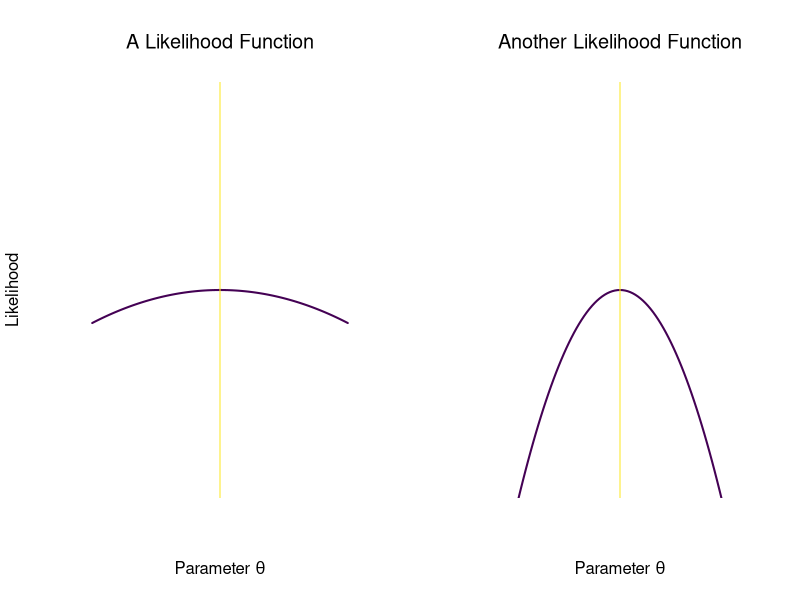
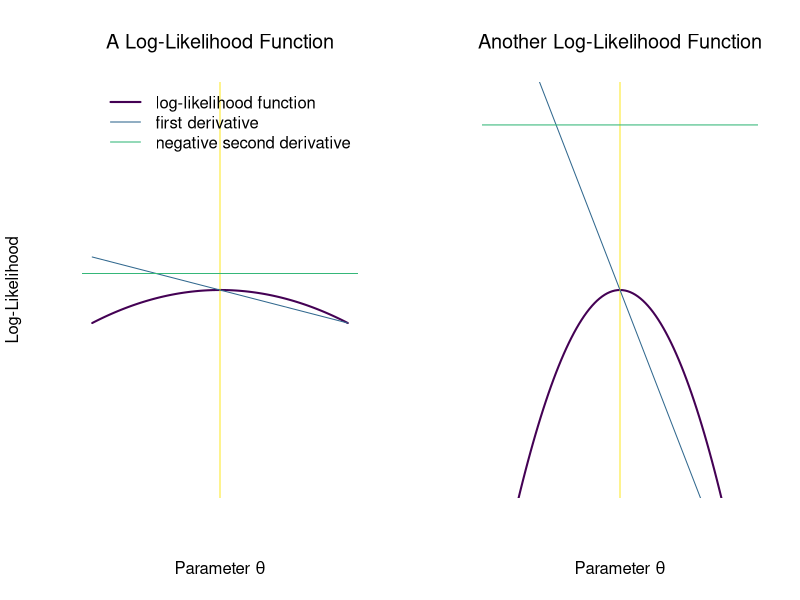
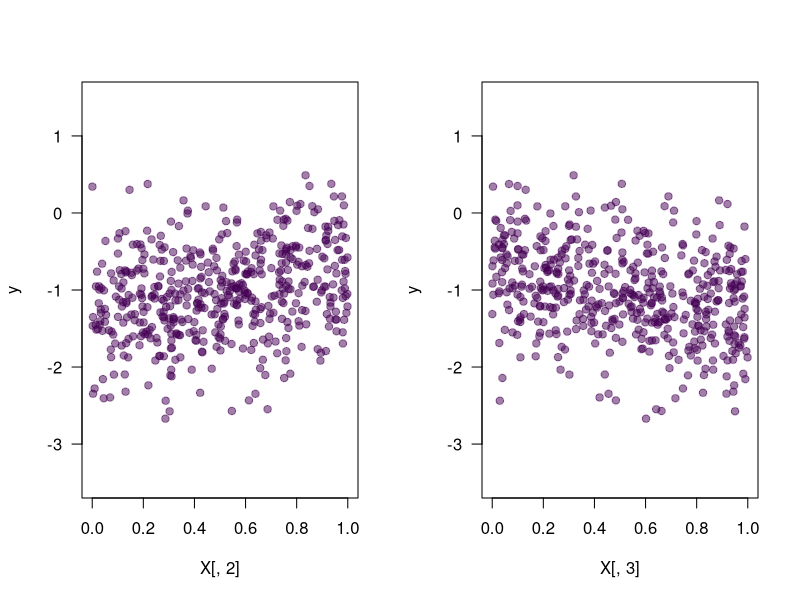
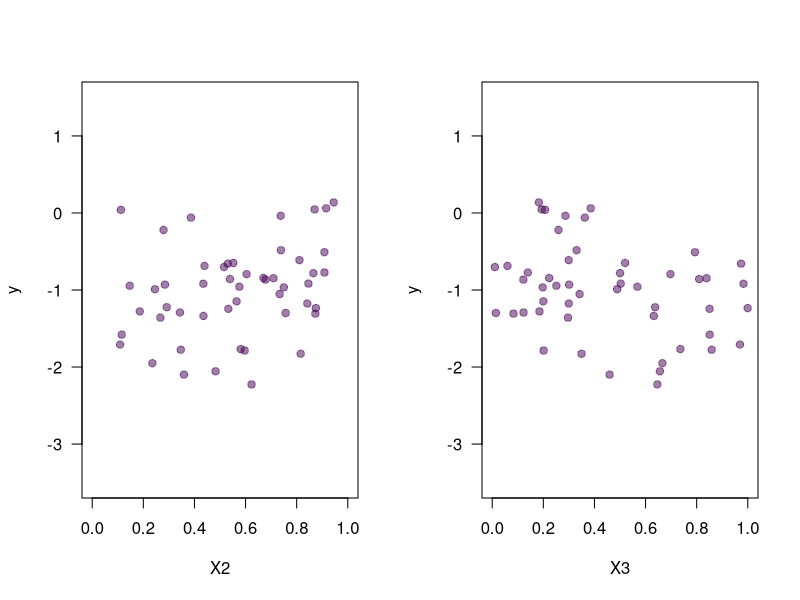
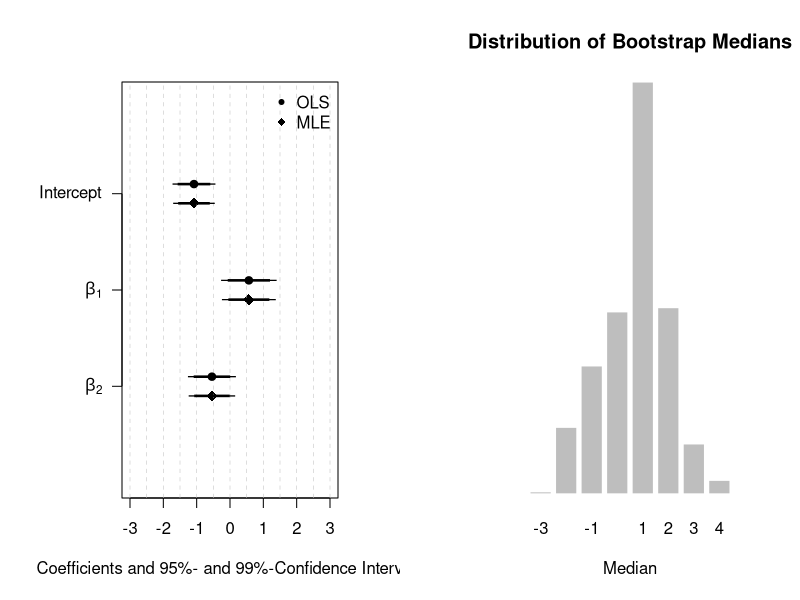
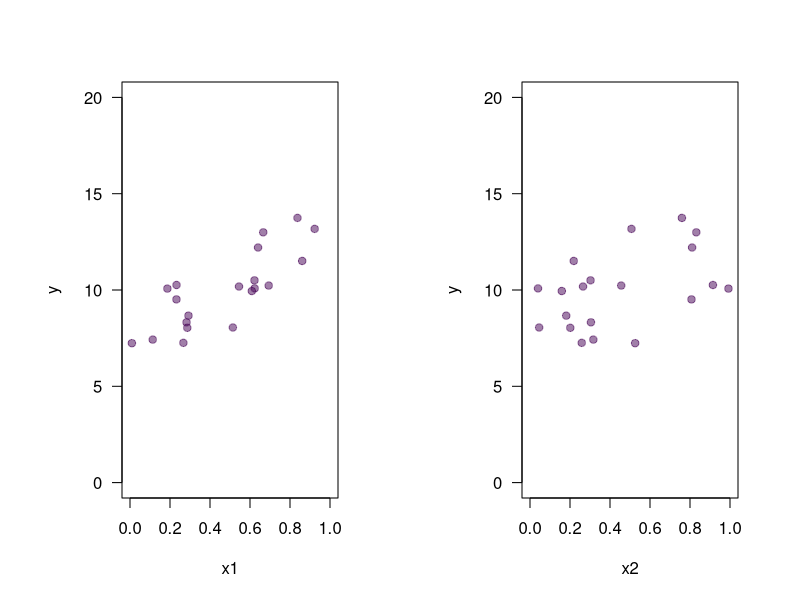

These charts were generated, in order, by the following R code:
## ---- chunk 1
# The first line sets an option for the final document that can be produced from
# the .Rmd file. Don't worry about it.
knitr::opts_chunk$set(echo = TRUE)

# The next bit (lines 50-69) is quite powerful and useful. 
# First you define which packages you need for your analysis and assign it to 
# the p_needed object. 
p_needed <-
  c("viridis", "knitr")

# Now you check which packages are already installed on your computer.
# The function installed.packages() returns a vector with all the installed 
# packages.
packages <- rownames(installed.packages())
# Then you check which of the packages you need are not installed on your 
# computer yet. Essentially you compare the vector p_needed with the vector
# packages. The result of this comparison is assigned to p_to_install.
p_to_install <- p_needed[!(p_needed %in% packages)]
# If at least one element is in p_to_install you then install those missing
# packages.
if (length(p_to_install) > 0) {
  install.packages(p_to_install)
}
# Now that all packages are installed on the computer, you can load them for
# this project. Additionally the expression returns whether the packages were
# successfully loaded.
sapply(p_needed, require, character.only = TRUE)
## ---- chunk 2
par(mfrow = c(1, 2))
curve(-0.3*x^2,
      from = -2,
      to = 2,
      main = "A Likelihood Function",
      font.main = 1,
      ylim = c(-7, 7),
      yaxt = "n",
      xaxt = "n",
      ylab = "Likelihood",
      xlab = expression(paste("Parameter ", theta)),
      bty = "n",
      lwd = 2,
      col = viridis(1))
abline(v = 0,
       col = viridis(2)[2])
curve(-3*x^2,
      from = -2,
      to = 2,
      main = "Another Likelihood Function",
      font.main = 1,
      ylim = c(-7, 7),
      yaxt = "n",
      xaxt = "n",
      ylab = "",
      xlab = expression(paste("Parameter ", theta)),
      bty = "n",
      lwd = 2,
      col = viridis(1))
abline(v = 0,
       col = viridis(2)[2])
## ---- chunk 3
par(mfrow = c(1, 2))
curve(-0.3*x^2,
      from = -2,
      to = 2,
      main = "A Log-Likelihood Function",
      font.main = 1,
      ylim = c(-7, 7),
      yaxt = "n",
      xaxt = "n",
      ylab = "Log-Likelihood",
      xlab = expression(paste("Parameter ", theta)),
      bty = "n",
      lwd = 2,
      col = viridis(1))
abline(v = 0,
       col = viridis(4)[4])
curve(2*(-0.3)*x, # first derivative
      add = T,
      col = viridis(4)[2])
abline(h = -2*(-0.3), # second derivative 
       col = viridis(4)[3])
legend("topright",
       legend = c("log-likelihood function",
                  "first derivative",
                  "negative second derivative"),
       col = viridis(4)[c(1:3)],
       lwd = c(2,1,1),
       bty = "n")
curve(-3*x^2,
      from = -2,
      to = 2,
      main = "Another Log-Likelihood Function",
      font.main = 1,
      ylim = c(-7, 7),
      yaxt = "n",
      xaxt = "n",
      ylab = "",
      xlab = expression(paste("Parameter ", theta)),
      bty = "n",
      lwd = 2,
      col = viridis(1))
abline(v = 0,
       col = viridis(4)[4])
curve(2*(-3)*x, 
      add = T,
      col = viridis(4)[2])
abline(h = -2*(-3),
       col = viridis(4)[3])

## ---- chunk 4

ll_linear <- function(theta, y, X) {
  N <- nrow(X) # Number of observations
  k <- ncol(X) # Number of betas
  
  # Subset the parameter vector theta
  beta_hat <- theta[1:k]
  gamma_hat <- theta[k + 1]
  
  # Ensure that sigma2 is positive
  sigma2_hat <- exp(gamma_hat)
  
  # Calculate the residuals
  e <- y - X %*% beta_hat
  
  # Write down the log-likelihood
  
  llik <-
    -1 / 2 * N * log(2 * pi) - 1 / 2 * N * log(sigma2_hat) - 
    ((t(e) %*% e) / (2 * sigma2_hat))
  
  # Return the log-likelihood for optim()
  return(llik)
}
## ---- chunk 5

set.seed(1234)

n <- 500
X <- cbind(1, runif(n), runif(n))
beta <- c(-1, 0.6, -0.6)
sigma2 <- 0.3
e <- rnorm(n, 
           mean = 0, 
           sd = sqrt(sigma2)) # Why do we use the sqrt() here?

y <- X %*% beta + e

# Let's quickly plot the bivariate distributions

par(mfrow = c(1, 2))

plot(X[,2], y,
     xlim = c(0,1),
     ylim = c(-3.5, 1.5),
     pch = 19,
     col = viridis(1, 0.5),
     las = 1)
plot(X[,3], y,
     xlim = c(0,1),
     ylim = c(-3.5, 1.5),
     pch = 19,
     col = viridis(1, 0.5),
     las = 1)

## ---- chunk 6

# starting values for theta
startvals <- c(0, 0, 0, 0)

# optimization
res <- optim(
  startvals,
  ll_linear,
  y = y,
  X = X,
  control = list(fnscale = -1),
  method = "BFGS",
  hessian = TRUE
)

res$par
beta

exp(res$par[4])
sigma2
## ---- chunk 7
res$hessian
## ---- chunk 8
set.seed(20250314)

# we simulate 50 instead of 500 observations
n <- 50 
X <- cbind(1, runif(n), runif(n))
beta <- c(-1, 0.6, -0.6)
sigma2 <- 0.3
e <- rnorm(n, 
           mean = 0, 
           sd = sqrt(sigma2)) # Why do we use the sqrt() here?

y <- X %*% beta + e


par(mfrow = c(1, 2))
plot(X[,2], y,
     xlim = c(0,1),
     ylim = c(-3.5, 1.5),
     pch = 19,
     xlab = "X2",
     col = viridis(1, 0.5),
     las = 1)
plot(X[,3], y,
     xlim = c(0,1),
     ylim = c(-3.5, 1.5),
     pch = 19,
     xlab = "X3",
     col = viridis(1, 0.5),
     las = 1)
## ---- chunk 9
# starting values for theta
startvals <- c(0, 0, 0, 0)

# optimization
res <- optim(
  startvals,
  ll_linear,
  y = y,
  X = X,
  control = list(fnscale = -1),
  method = "BFGS",
  hessian = TRUE
) 

mle_se <- sqrt(diag(solve(-res$hessian)))


ols <- lm(y ~ X[, 2] + X[, 3])
ols_se <- coef(summary(ols))[, 2]

out <- cbind(res$par[1:3], mle_se[1:3], coef(ols), ols_se)

colnames(out) <- c("MLE", "ML SE", "OLS", "OLS SE")

out
## ---- chunk 10
par(mar = c(5, 6, 4, 3) + 0.1,
    lend = 1)
offset <- 0.1
plot(x = res$par[1:3],
     y = 3:1 - offset,
     xlim = c(-3, 3),
     pch = 18,
     cex = 1.5,
     ylim = c(0,4),
     yaxt = "n",
     ylab = "",
     xlab = "Coefficients and 95%- and 99%-Confidence Intervals")
abline(v = seq(-3, 3, 0.5),
       lty = "dashed",
       lwd = 0.5,
       col = "grey")
points(x = coef(ols),
       y = 3:1 + offset,
       pch = 20,
       cex = 1.5)
# confidence intervals
segments(x0 = res$par[1:3] + qnorm(0.025, 0, mle_se[1:3]),
         x1 = res$par[1:3] + qnorm(0.975, 0, mle_se[1:3]),
         y0 = 3:1 - offset, y1 = 3:1 - offset,
         lwd = 2.5)
segments(x0 = res$par[1:3] + qnorm(0.005, 0, mle_se[1:3]),
         x1 = res$par[1:3] + qnorm(0.995, 0, mle_se[1:3]),
         y0 = 3:1 - offset, y1 = 3:1 - offset,
         lwd = 1.25)
segments(x0 = res$par[1:3] + qnorm(0.025, 0, ols_se[1:3]),
         x1 = res$par[1:3] + qnorm(0.975, 0, ols_se[1:3]),
         y0 = 3:1 + offset, y1 = 3:1 + offset,
         lwd = 2.5)
segments(x0 = res$par[1:3] + qnorm(0.005, 0, ols_se[1:3]),
         x1 = res$par[1:3] + qnorm(0.995, 0, ols_se[1:3]),
         y0 = 3:1 + offset, y1 = 3:1 + offset,
         lwd = 1.25)
legend("topright",
       pch = c(20, 18),
       legend = c("OLS", "MLE"),
       # box.lwd = 0,
       bty = "n",
       bg = NULL)
axis(2,
     at = 3:1,
     labels = c("Intercept", expression(beta[1]), expression(beta[2])),
     las = 1)
# axis(4,
#      at = 3:1 - offset,
#      labels = rep("MLE", 3),
#      las = 1)
# axis(4,
#      at = 3:1 + offset,
#      labels = rep("OLS", 3),
#      las = 1)
## ---- chunk 11
set.seed(123)
data <- round(rnorm(99, 0, 10)) # why not 100?

# Use the sample to obtain a bootstrap sample.

bs_samp <- sample(data, replace = TRUE) # Why replace = TRUE?

# Calculate the median of the bootstrap sample.
median(bs_samp)
median(data)
## ---- chunk 12

bootstrap_fct <- function(data) {
  bs_samp <- sample(data, replace = TRUE)
  bs_samp_med <- median(bs_samp)
  return(bs_samp_med)
}

res <- replicate(1000, bootstrap_fct(data))

barplot(table(res),
        main = "Distribution of Bootstrap Medians",
        xlab = "Median",
        yaxt = "n",
        ylab = "",
        col = "grey",
        border = "white")

# The estimated Standard Error
sqrt(var(res))
sd(res)

median(data)
median(res)
## ---- chunk 13
set.seed(1234)
n <- 20
X <- cbind(1, runif(n), runif(n))
beta <- runif(ncol(X)) * 10
sigma2 <- 0.3
e <- rnorm(n, 0, sqrt(sigma2))
y <- X %*% beta + e

df <- data.frame("y" = y, "x1" = X[, 2], "x2" = X[, 3])

par(mfrow = c(1, 2))
plot(df$x1, df$y,
     xlim = c(0,1),
     ylim = c(0, 20),
     pch = 19,
     col = viridis(1, 0.5),
     las = 1,
     xlab = "x1",
     ylab = "y")
plot(df$x2, df$y,
     xlim = c(0,1),
     ylim = c(0, 20),
     pch = 19,
     col = viridis(1, 0.5),
     las = 1,
     xlab = "x2",
     ylab = "y")
## ---- chunk 14
set.seed(20210415)

n <- 500
X <- cbind(1, runif(n), runif(n))
beta <- c(0.6, 0.8, 0)
sigma2 <- 0.3
e <- rnorm(n, 0, sqrt(sigma2))
y <- X %*% beta + e

# starting values for theta
startvals <- c(0, 0, 0, 0)

# the unrestricted model includes all independent variables:
unrestricted <- optim(
  startvals,
  ll_linear,
  y = y,
  X = X,
  control = list(fnscale = -1),
  method = "BFGS"
)



# the restricted model only inclueds X_1
startvals2 <- c(0, 0, 0) # Why three this time?
restricted <- optim(
  startvals2,
  ll_linear,
  y = y,
  X = X[, 1:2],
  # restricted model
  control = list(fnscale = -1),
  method = "BFGS"
)

# Call the log-likelihoods

unrestricted$value
restricted$value

R <- 2 * (unrestricted$value - restricted$value)

pchisq(R, 
       df = 1, # In this case the number of restrictions is 1.
       lower.tail = FALSE) 
## ---- chunk 15
set.seed(20210415)

n <- 500
X <- cbind(1, runif(n), runif(n))
beta <- c(0.6, 0.8, 0.1)
sigma2 <- 0.3
e <- rnorm(n, 0, sqrt(sigma2))
y <- X %*% beta + e

# starting values for theta
startvals <- c(0, 0, 0, 0)

# the unrestricted model includes all independent variables:
unrestricted <- optim(
  startvals,
  ll_linear,
  y = y,
  X = X,
  control = list(fnscale = -1),
  method = "BFGS"
)



# the restricted model only inclueds X_1
startvals2 <- c(0, 0, 0) # Why three this time?
restricted <- optim(
  startvals2,
  ll_linear,
  y = y,
  X = X[, 1:2],
  # restricted model
  control = list(fnscale = -1),
  method = "BFGS"
)

# Call the log-likelihoods

unrestricted$value
restricted$value

R <- 2 * (unrestricted$value - restricted$value)

pchisq(R, 
       df = 1, # In this case the number of restrictions is 1.
       lower.tail = FALSE) 
